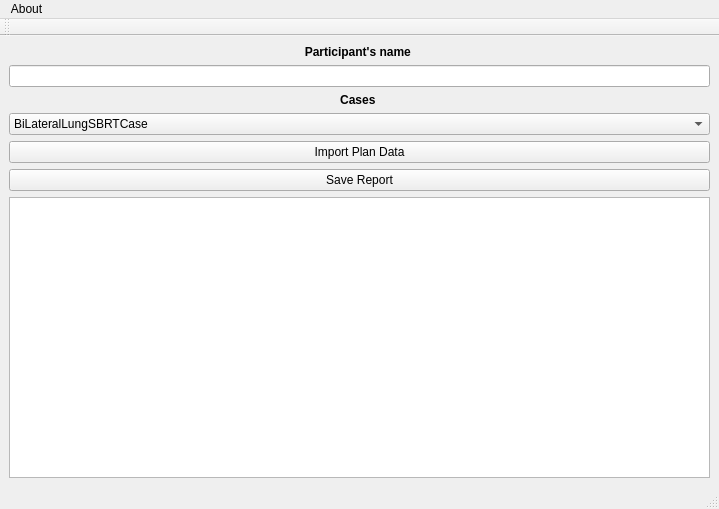
<?xml version="1.0" encoding="UTF-8"?>
<ui version="4.0">
 <class>MainWindow</class>
 <widget class="QMainWindow" name="MainWindow">
  <property name="geometry">
   <rect>
    <x>0</x>
    <y>0</y>
    <width>719</width>
    <height>509</height>
   </rect>
  </property>
  <property name="windowTitle">
   <string>PyPlanScoring</string>
  </property>
  <property name="windowIcon">
   <iconset resource="../pyplanscoring/qt_ui/icons.qrc">
    <normaloff>:/icons/app.png</normaloff>:/icons/app.png</iconset>
  </property>
  <widget class="QWidget" name="centralwidget">
   <layout class="QGridLayout" name="gridLayout">
    <item row="2" column="0">
     <widget class="QLineEdit" name="lineEdit"/>
    </item>
    <item row="6" column="0">
     <widget class="QPushButton" name="save_reports_button">
      <property name="toolTip">
       <string>&lt;html&gt;&lt;head/&gt;&lt;body&gt;&lt;p&gt;&lt;span style=&quot; font-weight:600;&quot;&gt;Save
                                constrains and evaluated scoring reports on *.xls file&lt;/span&gt;&lt;/p&gt;&lt;/body&gt;&lt;/html&gt;
                            </string>
      </property>
      <property name="text">
       <string>Save Report</string>
      </property>
      <property name="icon">
       <iconset resource="../pyplanscoring/qt_ui/icons.qrc">
        <normaloff>:/icons/export.png</normaloff>:/icons/export.png</iconset>
      </property>
     </widget>
    </item>
    <item row="1" column="0">
     <widget class="QLabel" name="label">
      <property name="text">
       <string>&lt;html&gt;&lt;head/&gt;&lt;body&gt;&lt;p align=&quot;center&quot;&gt;&lt;span
                                style=&quot; font-weight:600;&quot;&gt;Participant's name&lt;/span&gt;&lt;/p&gt;&lt;/body&gt;&lt;/html&gt;
                            </string>
      </property>
     </widget>
    </item>
    <item row="5" column="0">
     <widget class="QPushButton" name="import_button">
      <property name="toolTip">
       <string>&lt;html&gt;&lt;head/&gt;&lt;body&gt;&lt;p&gt;&lt;span style=&quot; font-weight:600;&quot;&gt;Import
                                plan data - set the folder containing RP,RS,RD dicom files&lt;/span&gt;&lt;/p&gt;&lt;/body&gt;&lt;/html&gt;
                            </string>
      </property>
      <property name="text">
       <string>Import Plan Data</string>
      </property>
      <property name="icon">
       <iconset resource="../pyplanscoring/qt_ui/icons.qrc">
        <normaloff>:/icons/import1.png</normaloff>:/icons/import1.png</iconset>
      </property>
     </widget>
    </item>
    <item row="7" column="0">
     <widget class="QListWidget" name="listWidget">
      <property name="toolTip">
       <string>&lt;html&gt;&lt;head/&gt;&lt;body&gt;&lt;p&gt;&lt;span style=&quot; font-weight:600;&quot;&gt;Import
                                plan data - set the folder containing RP,RS,RD dicom files&lt;/span&gt;&lt;/p&gt;&lt;/body&gt;&lt;/html&gt;
                            </string>
      </property>
     </widget>
    </item>
    <item row="4" column="0">
     <widget class="QComboBox" name="cases_combo_box">
      <item>
       <property name="text">
        <string>BiLateralLungSBRTCase</string>
       </property>
      </item>
      <item>
       <property name="text">
        <string>BrainMetSRSCase</string>
       </property>
      </item>
      <item>
       <property name="text">
        <string>LeftChestWallCase</string>
       </property>
      </item>
     </widget>
    </item>
    <item row="3" column="0">
     <widget class="QLabel" name="label_2">
      <property name="text">
       <string>&lt;html&gt;&lt;head/&gt;&lt;body&gt;&lt;p align=&quot;center&quot;&gt;&lt;span
                                style=&quot; font-weight:600;&quot;&gt;Cases&lt;/span&gt;&lt;/p&gt;&lt;/body&gt;&lt;/html&gt;
                            </string>
      </property>
     </widget>
    </item>
   </layout>
  </widget>
  <widget class="QMenuBar" name="menubar">
   <property name="geometry">
    <rect>
     <x>0</x>
     <y>0</y>
     <width>719</width>
     <height>26</height>
    </rect>
   </property>
   <widget class="QMenu" name="menuAbout">
    <property name="title">
     <string>About</string>
    </property>
    <addaction name="action_developer"/>
   </widget>
   <addaction name="menuAbout"/>
  </widget>
  <widget class="QStatusBar" name="statusbar"/>
  <widget class="QToolBar" name="toolBar">
   <property name="windowTitle">
    <string>toolBar</string>
   </property>
   <attribute name="toolBarArea">
    <enum>TopToolBarArea</enum>
   </attribute>
   <attribute name="toolBarBreak">
    <bool>false</bool>
   </attribute>
  </widget>
  <action name="action_developer">
   <property name="text">
    <string>Developer</string>
   </property>
  </action>
  <action name="actionDicom_Data">
   <property name="text">
    <string>Dicom Data</string>
   </property>
  </action>
 </widget>
 <resources>
  <include location="../pyplanscoring/qt_ui/icons.qrc"/>
 </resources>
 <connections/>
</ui>
